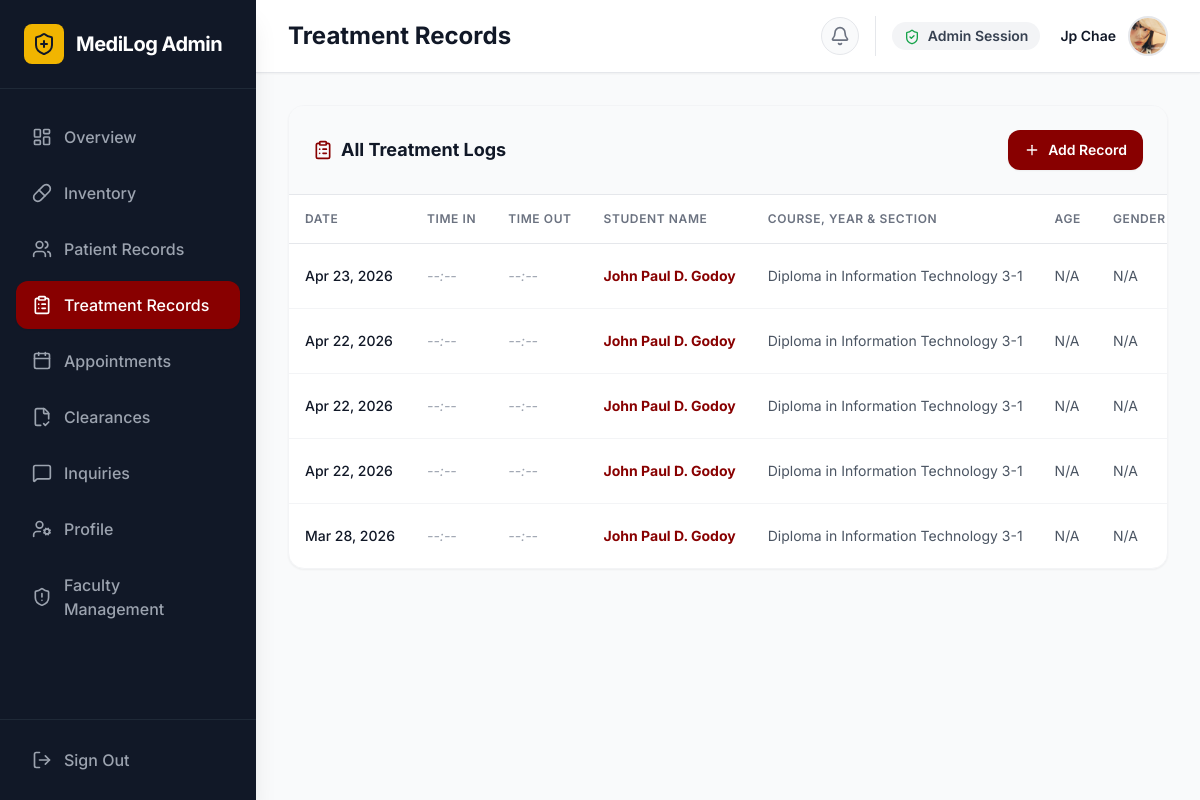
The app's page /admin/admin_treatment_records.php (signed in), older data.
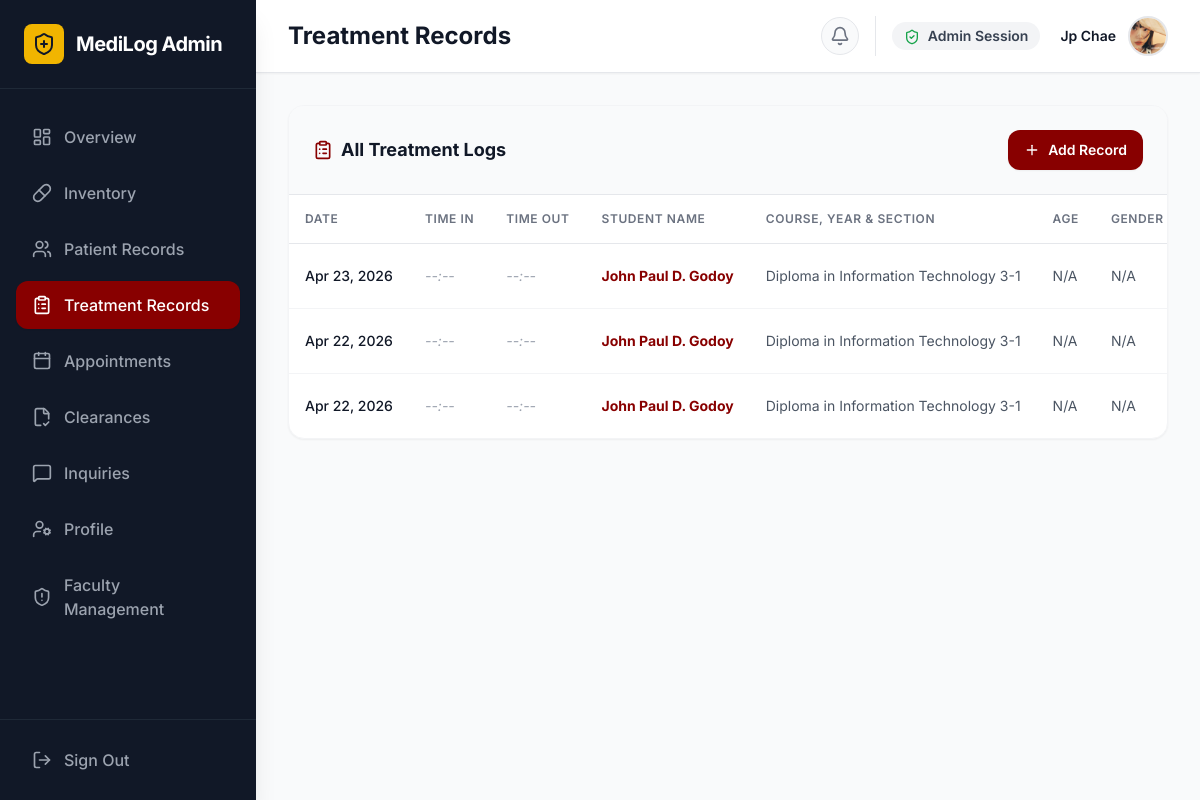
The same page, newer data.
### tables this page shows
CREATE TABLE `health_records` (
  `id` int(11) NOT NULL,
  `patient_id` int(11) NOT NULL,
  `physician_id` int(11) DEFAULT NULL,
  `visit_date` date NOT NULL,
  `service_reason` varchar(255) NOT NULL,
  `diagnosis` text DEFAULT NULL,
  `prescription` text DEFAULT NULL,
  `blood_pressure` varchar(20) DEFAULT NULL,
  `weight_kg` decimal(5,2) DEFAULT NULL,
  `height_cm` decimal(5,2) DEFAULT NULL,
  `created_at` timestamp NOT NULL DEFAULT current_timestamp(),
  `status` varchar(50) DEFAULT 'Completed',
  `time_in` time DEFAULT NULL,
  `time_out` time DEFAULT NULL,
  `complaints` text DEFAULT NULL,
  `treatment` text DEFAULT NULL,
  `quantity` int(11) DEFAULT NULL,
  `medicine_id` int(11) DEFAULT NULL
);

CREATE TABLE `users` (
  `id` int(11) NOT NULL,
  `full_name` varchar(100) NOT NULL,
  `id_number` varchar(50) NOT NULL,
  `role` enum('student','faculty','admin','super_admin','dentist') DEFAULT 'student',
  `email` varchar(100) NOT NULL,
  `course` varchar(100) DEFAULT NULL,
  `section` varchar(20) DEFAULT NULL,
  `dob` date DEFAULT NULL,
  `gender` enum('male','female','other') DEFAULT NULL,
  `phone_number` varchar(20) DEFAULT NULL,
  `address` varchar(255) DEFAULT NULL,
  `emergency_contact_name` varchar(100) DEFAULT NULL,
  `emergency_contact_phone` varchar(20) DEFAULT NULL,
  `blood_type` varchar(5) DEFAULT NULL,
  `allergies` varchar(255) DEFAULT NULL,
  `password` varchar(255) NOT NULL,
  `created_at` timestamp NOT NULL DEFAULT current_timestamp(),
  `profile_pic` longtext DEFAULT NULL
);

### admin/admin_treatment_records.php (the view, shortened to what the changed rows need)
<?php
require '../db_connect.php';
$new_columns = [
    'time_in' => 'TIME',
    'time_out' => 'TIME',
    'complaints' => 'TEXT',
    'treatment' => 'VARCHAR(255)',
    'quantity' => 'INT'
];
foreach ($new_columns as $col => $type) {
    try {
        $pdo->exec("ALTER TABLE health_records ADD COLUMN $col $type DEFAULT NULL");
    } catch (PDOException $e) {
    }
}
try {
    $recordsStmt = $pdo->query("
        SELECT hr.*,
               u.full_name as patient_name, u.course, u.section, u.dob, u.gender,
               ph.full_name as physician_name
        FROM health_records hr
        JOIN users u ON hr.patient_id = u.id
        LEFT JOIN users ph ON hr.physician_id = ph.id
        ORDER BY hr.visit_date DESC, hr.id DESC
    ");
    $records = $recordsStmt->fetchAll(PDO::FETCH_ASSOC);
} catch(PDOException $e) {
    die("Error fetching records: " . $e->getMessage());
}
?>
<!DOCTYPE html>
<html lang="en">
<head>
    <script src="https://cdn.tailwindcss.com"></script>
</head>
<body class="font-sans antialiased text-gray-800 bg-gray-50 flex h-screen overflow-hidden">
    <main class="flex-1 flex flex-col h-full overflow-hidden">
        <header class="bg-white border-b border-gray-200 px-4 sm:px-8 py-4 flex items-center justify-between shadow-sm z-10">
            <div class="flex items-center gap-3">
                <h1 class="text-xl md:text-2xl font-bold text-gray-900">Treatment Records</h1>
            </div>
        </header>
        <div class="flex-1 overflow-y-auto p-4 sm:p-8 pb-24 md:pb-8">
            <div class="max-w-full mx-auto space-y-6">
                <div class="bg-white rounded-2xl border border-gray-100 shadow-sm overflow-hidden">
                    <div class="p-6 border-b border-gray-200 flex justify-between items-center bg-gray-50">
                        <h2 class="text-lg font-bold text-gray-900 flex items-center gap-2"><i data-lucide="clipboard-list" class="h-5 w-5 text-pup-maroon"></i> All Treatment Logs</h2>
                    </div>
                    <div class="overflow-x-auto">
                        <table class="w-full text-left border-collapse whitespace-nowrap">
                            <thead>
                                <tr class="bg-white text-gray-500 text-xs uppercase tracking-wider border-b border-gray-200">
                                    <th class="p-4 font-semibold">Date</th>
                                    <th class="p-4 font-semibold">Time In</th>
                                    <th class="p-4 font-semibold">Time Out</th>
                                    <th class="p-4 font-semibold">Student Name</th>
                                    <th class="p-4 font-semibold">Course, Year & Section</th>
                                    <th class="p-4 font-semibold">Age</th>
                                    <th class="p-4 font-semibold">Gender</th>
                                </tr>
                            </thead>
                            <tbody class="divide-y divide-gray-100 text-sm">
                                <?php if(count($records) > 0): ?>
                                    <?php foreach($records as $hr):
                                        $age = 'N/A';
                                    ?>
                                        <tr class="hover:bg-gray-50 transition-colors">
                                            <td class="p-4 text-gray-900 font-medium"><?= date("M d, Y", strtotime($hr['visit_date'])) ?></td>
                                            <td class="p-4 text-gray-600 font-semibold"><?= $hr['time_in'] ? date("h:i A", strtotime($hr['time_in'])) : '<span class="text-gray-400 italic font-normal">--:--</span>' ?></td>
                                            <td class="p-4 text-gray-600 font-semibold"><?= $hr['time_out'] ? date("h:i A", strtotime($hr['time_out'])) : '<span class="text-gray-400 italic font-normal">--:--</span>' ?></td>
                                            <td class="p-4 font-bold text-pup-maroon"><?= htmlspecialchars($hr['patient_name']) ?></td>
                                            <td class="p-4 text-gray-600"><?= htmlspecialchars($hr['course'] . ' ' . $hr['section']) ?></td>
                                            <td class="p-4 text-gray-600"><?= $age ?></td>
                                            <td class="p-4 text-gray-600"><?= htmlspecialchars($hr['gender'] ?? 'N/A') ?></td>
                                        </tr>
                                    <?php endforeach; ?>
                                <?php else: ?>
                                    <tr><td colspan="12" class="p-8 text-center text-gray-500">No treatment records found in the system.</td></tr>
                                <?php endif; ?>
                            </tbody>
                        </table>
                    </div>
                </div>
            </div>
        </div>
    </main>
</body>
</html>

Row changes from the older to the newer data that the page shows:
removed health_records: visit_date "Apr 22, 2026", patient.full_name "John Paul D. Godoy", patient.section "Diploma in Information Technology 3-1", age "N/A", patient.gender "N/A"
removed health_records: visit_date "Mar 28, 2026", patient.full_name "John Paul D. Godoy", patient.section "Diploma in Information Technology 3-1", age "N/A", patient.gender "N/A"
